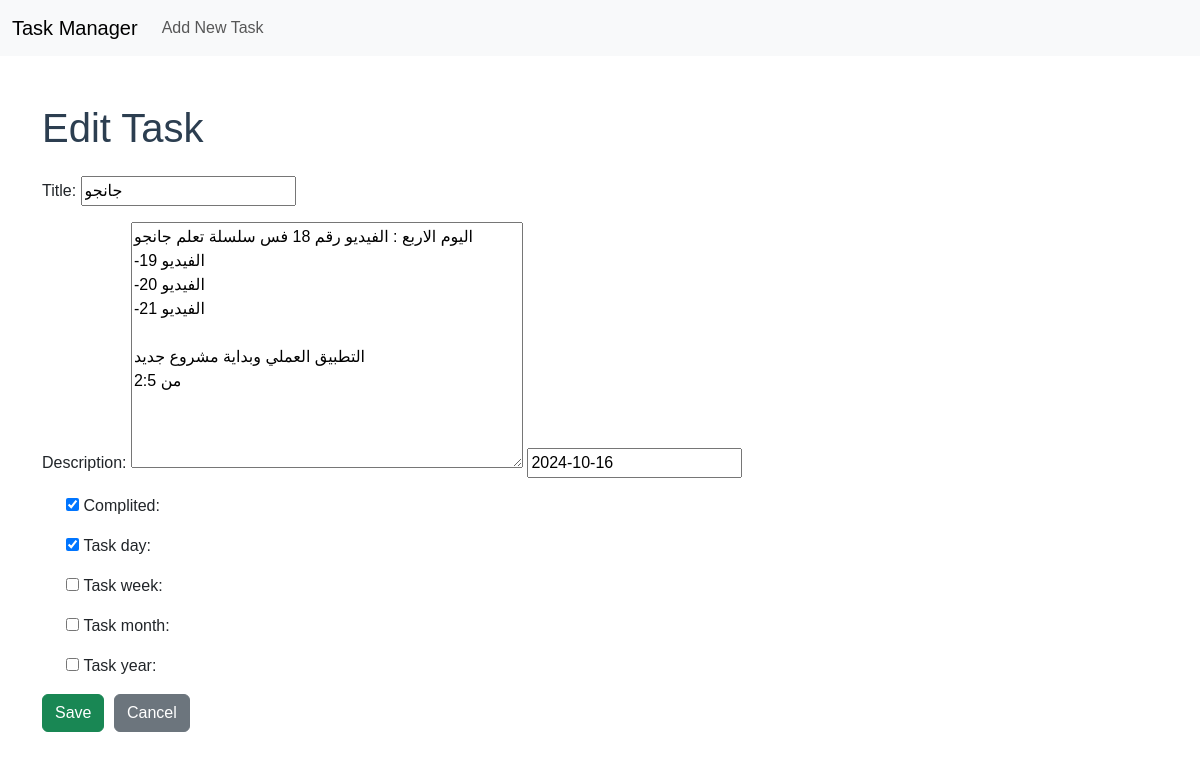
/accounts/tasks/3/edit/ (signed in), run on the app's committed database.
### tasks/models.py (models this page shows, shortened)
class Task(models.Model):
    title=models.CharField(max_length=200)
    description=models.TextField(blank=True,null=True)
    due_date=models.DateField()
    complited=models.BooleanField(default=False)
    task_day=models.BooleanField(default=False)
    task_week=models.BooleanField(default=False)
    task_month=models.BooleanField(default=False)
    task_year=models.BooleanField(default=False)
    user=models.ForeignKey(User,on_delete=models.CASCADE)

### tasks/views.py (the view)
# urls.py: path('tasks/<int:task_id>/edit/', views.Task_update , name= 'Task_update'),
def Task_update(request,task_id):
    task=Task.objects.get(id=task_id,user=request.user)
    if request.method == 'POST':
        form=TaskForm(request.POST,instance=task)
        if form.is_valid():
            form.save()
            return redirect('Task_list')
    else:
        form=TaskForm(instance=task)
    return render(request,'tasks/Task_form.html',{'form':form})

### tasks/forms.py
class TaskForm(forms.ModelForm):
    class Meta:
        model=Task
        fields=['title','description','due_date','complited','task_day','task_week','task_month','task_year']

### tasks/templates/tasks/Task_form.html (shortened to what this page needs)
{% extends 'tasks/base.html' %}
{% block content %}
    <h1 class="my-4">{% if form.instance.pk %}Edit Task{% else %}Create Task{% endif %}</h1>
    <form method="POST" class="needs-validation" novalidate>
        <div class="mb-3">
            {{ form.title.label_tag }}
            {{ form.title }}
        </div>
        <div class="mb-3">
            {{ form.description.label_tag }}
            {{ form.description }}
            {{ form.due_date }}
        </div>
        <div class="form-check mb-3">
            {{ form.complited }} {{ form.complited.label_tag }}
        </div>
        <div class="form-check mb-3">
            {{ form.task_day }} {{ form.task_day.label_tag }}
        </div>
        <div class="form-check mb-3">
            {{ form.task_week }} {{ form.task_week.label_tag }}
        </div>
        <div class="form-check mb-3">
            {{ form.task_month }} {{ form.task_month.label_tag }}
        </div>
        <div class="form-check mb-3">
            {{ form.task_year }} {{ form.task_year.label_tag }}
        </div>
        <button type="submit" class="btn btn-success">Save</button>
        <a href="{% url 'Task_list' %}" class="btn btn-secondary">Cancel</a>
    </form>
{% endblock %}

### tasks/static/css/style.css (style rules this page uses)
body { font-family: Arial, sans-serif; }
h1 { color: #2c3e50; }
.btn { margin-right: 5px; }

### data on the page
Task: title "جانجو", description "اليوم الاربع : الفيديو رقم 18 فس سلسلة تعلم جانجو -الفيديو 19 -الفيديو 20 -الفيديو 21 التطبيق العملي وبداية مشروع جديد من 2:5", due_date "2024-10-16", complited "☑", task_day "☑"
